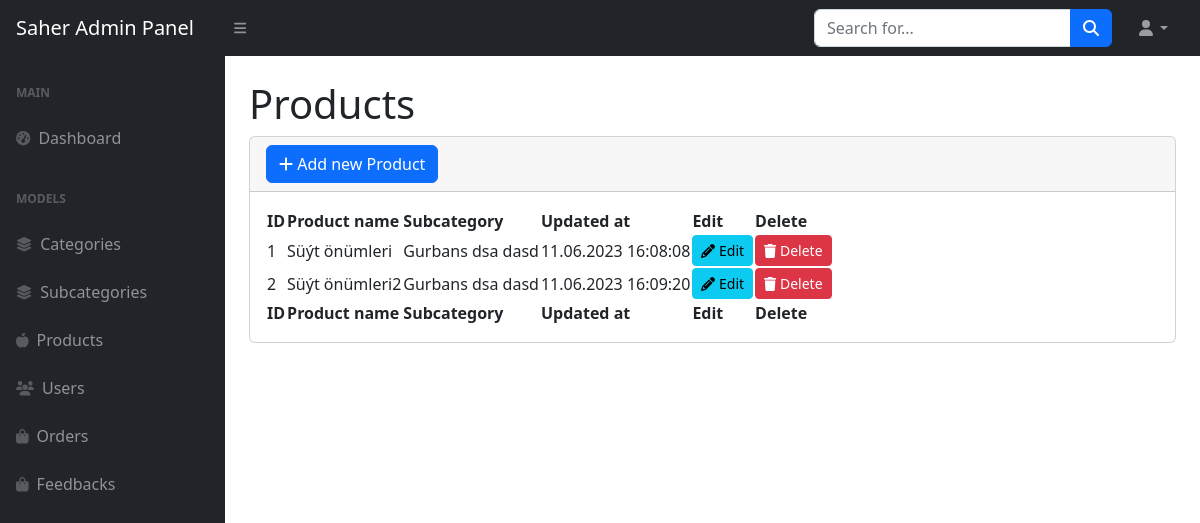
The app's page /adminpanel/products/ (signed in), older data.
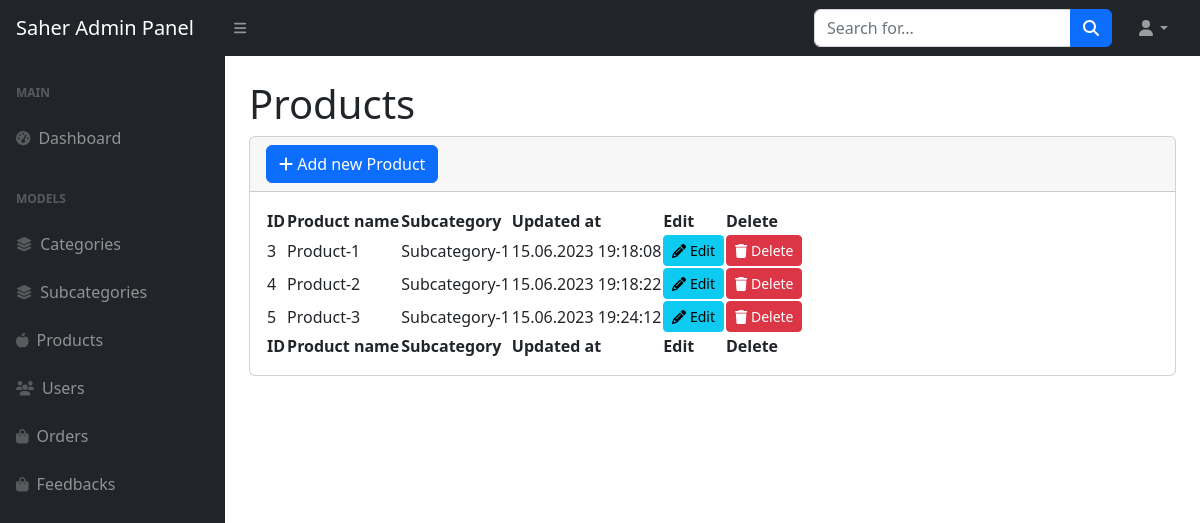
The same page, newer data.
### products/models.py (models this page shows, shortened)
class Product(models.Model):
    name = models.CharField(max_length=50)
    subcategory = models.ForeignKey(Subcategory, on_delete=models.CASCADE, related_name='products')
    image = models.ImageField(upload_to='products/')
    price_old = models.DecimalField(max_digits=8, decimal_places=2, blank=True, null=True)
    price_new = models.DecimalField(max_digits=8, decimal_places=2)
    desc = models.TextField()
    created_at = models.DateTimeField(auto_now_add=True)
    updated_at = models.DateTimeField(auto_now=True)

### subcategories/models.py (models this page shows)
class Subcategory(models.Model):
    name = models.CharField(max_length=50)
    category = models.ForeignKey(Category, on_delete=models.CASCADE, related_name='subcategories')
    icon = models.CharField(max_length=100, null=True, blank=True)
    created_at = models.DateTimeField(auto_now_add=True)
    updated_at = models.DateTimeField(auto_now=True)
    def __str__(self):
        return self.name

### adminpanel/views.py (the view)
# urls.py: path('products/', include('products.urls')),
@login_required(login_url='admin.login')
def products(request):
    products = Product.objects.all()
    context = {
        'products':products
    }
    return render(request, 'adminpanel/products.html', context)

### Saher_app/context_processors.py (called while the page is built)
def include_categories(request):
    categories = Category.objects.all()
    subcategories = Subcategory.objects.all()
    shopping_cart, created =  Cart.objects.get_or_create(user = request.user, status = False)
    return {
        'categories': categories,
        'subcategories': subcategories,
        'shopping_cart': shopping_cart,
    }

### adminpanel/templates/adminpanel/products.html
{% extends 'adminpanel/main.html' %}
{% block main %}
<main>
    <div class="container-fluid px-4">
        <h1 class="mt-4">Products</h1>
        <div class="card mb-4">
            <div class="card-header">
                <a class="btn btn-primary" href="{% url 'product.add' %}" role="button"> <i class="fa fa-plus" aria-hidden="true"></i> Add new Product</a>
            </div>
            <div class="card-body">
                <table id="datatablesSimple">
                    <thead>
                        <tr>
                            <th>ID</th>
                            <th>Product name</th>
                            <th>Subcategory</th>
                            <th>Updated at</th>
                            <th>Edit</th>
                            <th>Delete</th>
                        </tr>
                    </thead>
                    <tfoot>
                        <tr>
                            <th>ID</th>
                            <th>Product name</th>
                            <th>Subcategory</th>
                            <th>Updated at</th>
                            <th>Edit</th>
                            <th>Delete</th>
                        </tr>
                    </tfoot>
                    <tbody>
                        {% for product in products %}
                        <tr>
                            <td>{{product.id}}</td>
                            <td>{{product.name}}</td>
                            <td>{{product.subcategory}}</td>
                            <td> {{product.updated_at|date:"d.m.Y H:i:s"}}</td>
                            <td>
                                <a href="{% url 'product.edit' product.id %}" class="btn btn-sm btn-info"> <i class="fa fa-pencil" aria-hidden="true"></i> Edit</a>
                            </td>
                            <td>
                                <a href="{% url 'product.delete' product.id %}" class="btn btn-sm btn-danger"><i class="fa fa-trash" aria-hidden="true"></i> Delete</a>
                            </td>
                        </tr>
                        {% endfor %}
                    </tbody>
                </table>
            </div>
        </div>
    </div>
</main>
{% endblock main %}

Row changes from the older to the newer data that the page shows:
removed Product: id "1", name "Süýt önümleri", subcategory "Gurbans dsa dasd", updated_at "11.06.2023 16:08:08"
removed Product: id "2", name "Süýt önümleri2", subcategory "Gurbans dsa dasd", updated_at "11.06.2023 16:09:20"
added Product: id "3", name "Product-1", subcategory "Subcategory-1", updated_at "15.06.2023 19:18:08"
added Product: id "4", name "Product-2", subcategory "Subcategory-1", updated_at "15.06.2023 19:18:22"
added Product: id "5", name "Product-3", subcategory "Subcategory-1", updated_at "15.06.2023 19:24:12"
